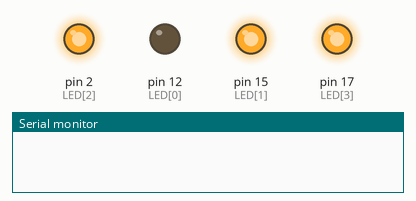
Simulated run of this sketch. Board: Arduino Uno, built with avr-gcc and run on an emulated ATmega328P. Parts: output pins drawn as LEDs (lit = HIGH), the last lines printed to the serial monitor.

Above: at 0.05 s.
At 0.75 s:
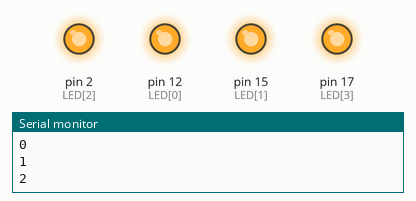
At 1.45 s:
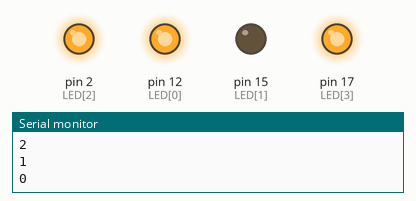
At 1.85 s:
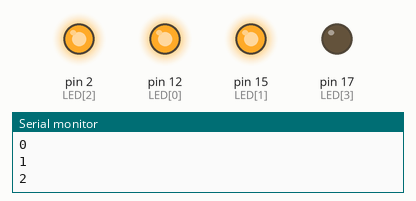
At 2.85 s:
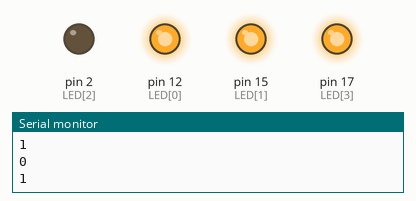
Timing chart, 0 to 3.1 s (numbered marks = the images above):
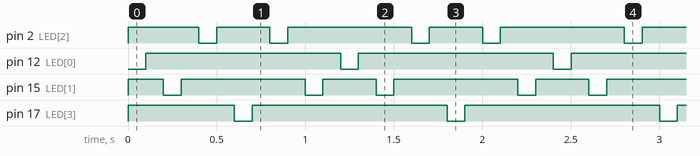

The sketch:

For_3.ino
```cpp
int LED[4] = {12,15,2,17};
int i;
void setup() {
  Serial.begin(9600);
  pinMode(LED[0], OUTPUT);
  pinMode(LED[1], OUTPUT);
  pinMode(LED[2], OUTPUT);
  pinMode(LED[3], OUTPUT);
  digitalWrite(LED[0], HIGH);
  digitalWrite(LED[1], HIGH);
  digitalWrite(LED[2], HIGH);
  digitalWrite(LED[3], HIGH);
}

void loop() {
  for (i = 0; i < 3; i++) {
    digitalWrite(LED[i], LOW);
    delay(100);
    digitalWrite(LED[i], HIGH);
    delay(100);
    Serial.println(i);
  }
    for (i = 3; i > 0; i--) {
    digitalWrite(LED[i], LOW);
    delay(100);
    digitalWrite(LED[i], HIGH);
    delay(100);
    Serial.println(i);
  }
}
```

Measured:
- by itself, pin 2 (LED[2]): repeats every 1.2 s: HIGH 0.30 s, LOW 0.10 s, HIGH 0.70 s, LOW 0.10 s
- by itself, pin 12 (LED[0]), pin 17 (LED[3]): alternates HIGH for 1.1 s and LOW for 0.10 s
- by itself, pin 15 (LED[1]): repeats every 1.2 s: HIGH 0.70 s, LOW 0.10 s, HIGH 0.30 s, LOW 0.10 s
